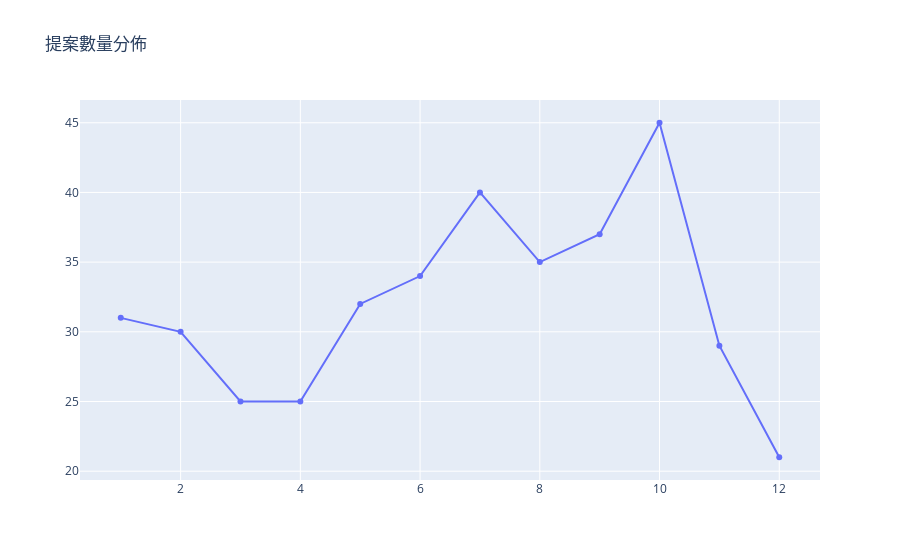

The notebook cell this image was saved under:
### Code cell
#從圖上可觀察出七月、十月的是提案的旺季

data = [go.Scatter(
        x = df.groupby(df.pro_month).have.sum().index,
        y = df.groupby(df.pro_month).have.sum()
)]

layout={
"title":"提案數量分佈"
}

fig = dict(data=data, layout=layout)
py.iplot(fig)

### Figure 1 — Plotly figure (JSON) as saved in the notebook; plotly's stock layout.template omitted (floating-point values rounded to 4 significant figures)
{"data": [{"type": "scatter", "x": [1, 2, 3, 4, 5, 6, 7, 8, 9, 10, 11, 12], "y": [31, 30, 25, 25, 32, 34, 40, 35, 37, 45, 29, 21]}], "layout": {"title": {"text": "提案數量分佈"}}}
